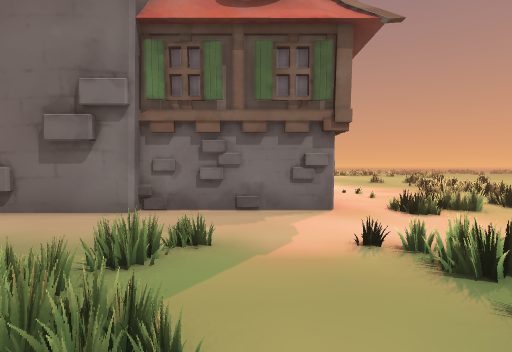
View 1 (above)

12 first-person views from a walk through a scene from a Unity 3-D project. The camera is 1.5 m above the floor, tilts 2° down and sees 80° across. The floor is counted in squares, 2 m on a side. Each view is taken from the middle of a square. On the plan, view 1 faces up. The plan holds only what a view shows up to about 10 squares ahead; the rest is blank. The place goes on beyond the plan.

View 2
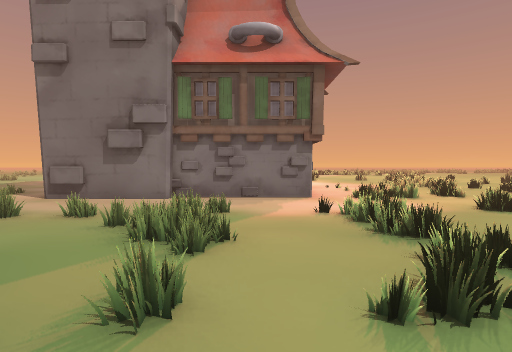

View 3
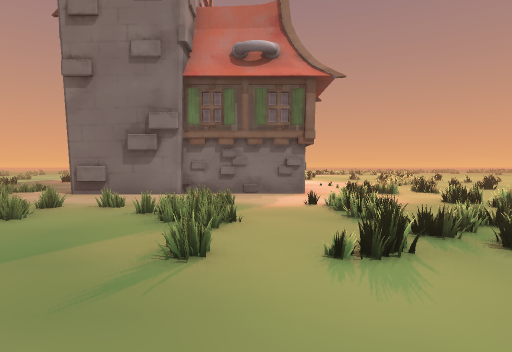

View 4
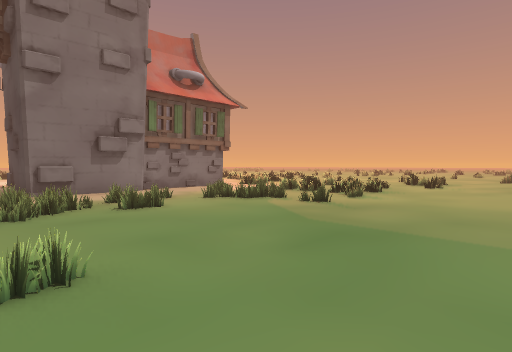

View 5
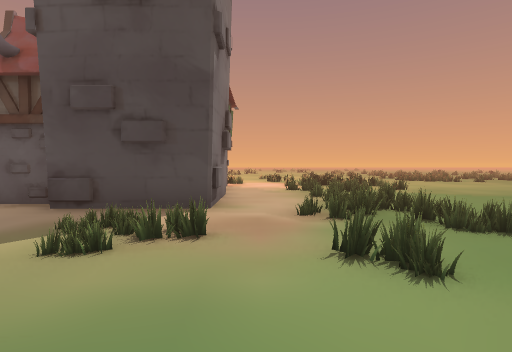

View 6
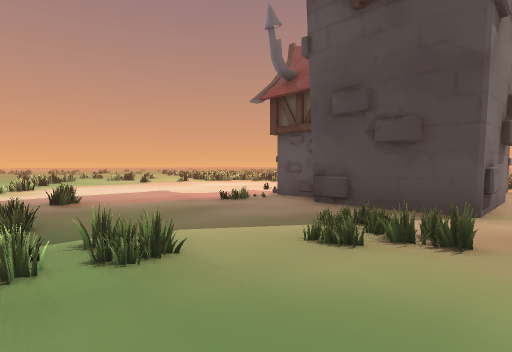

View 7
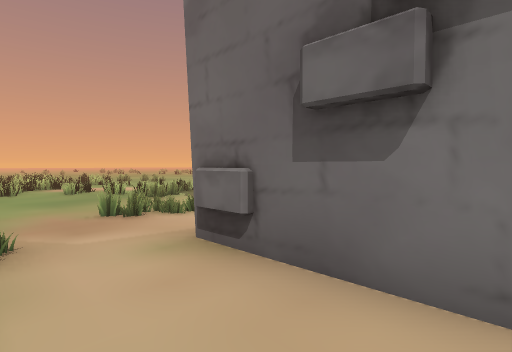

View 8
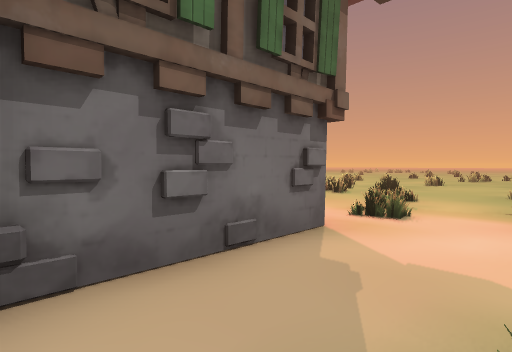

View 9
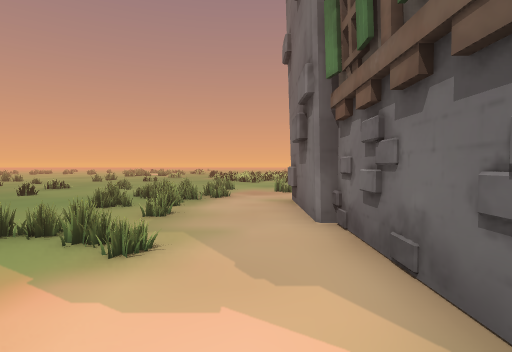

View 10
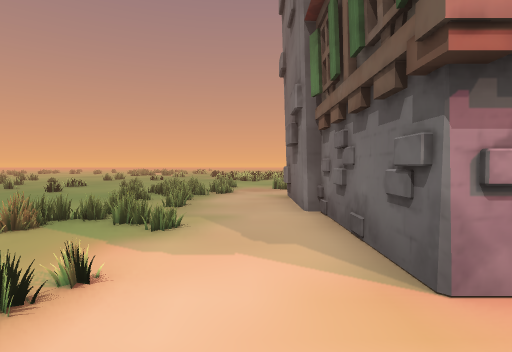

View 11
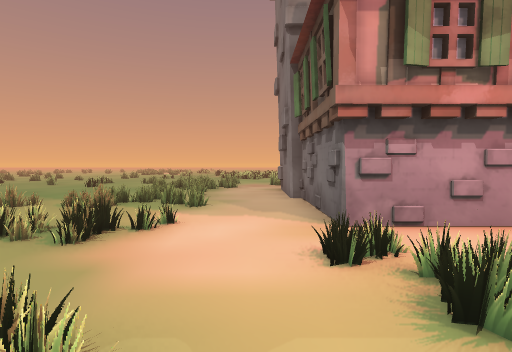

View 12
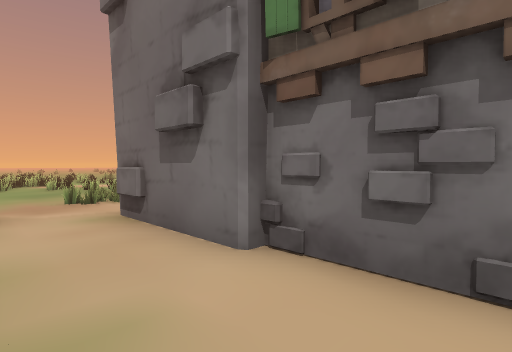

### Floor plan
Key: @ floor where view 1 was taken; # wall or solid block; x gap in a wall; . floor; = window, fence, low wall or low ledge; T thing the floor can be seen under or through; O other object.
Columns run from 14 left of view 1 to 10 right of it. Each row starts with its distance up from view 1.
  7   ..##....     O....##.
  6  ..==#.==.     #...#....
  5 #=.#...#..O#####.##=.....
  4 ###..................=...
  3      .#.##...=.=..#.
  2       ..##TTTT..#.x
  1        ##.TT.T..##
  0       =......T@#####
 -1       .............#
 -2       =.=...........
 -3       ..............
 -4       .#.......

Positions as (right, up) in squares from view 1, and headings:
1: (0, 0), facing up
2: (0, -2), facing up
3: (0, -3), facing up
4: (-6, -4), facing up-right
5: (-10, 4), facing right
6: (-10, 4), facing up-right
7: (-2, 3), facing up-left
8: (-2, 3), facing up-right
9: (2, 4), facing left
10: (3, 4), facing left
11: (5, 4), facing left
12: (0, 3), facing up-left
